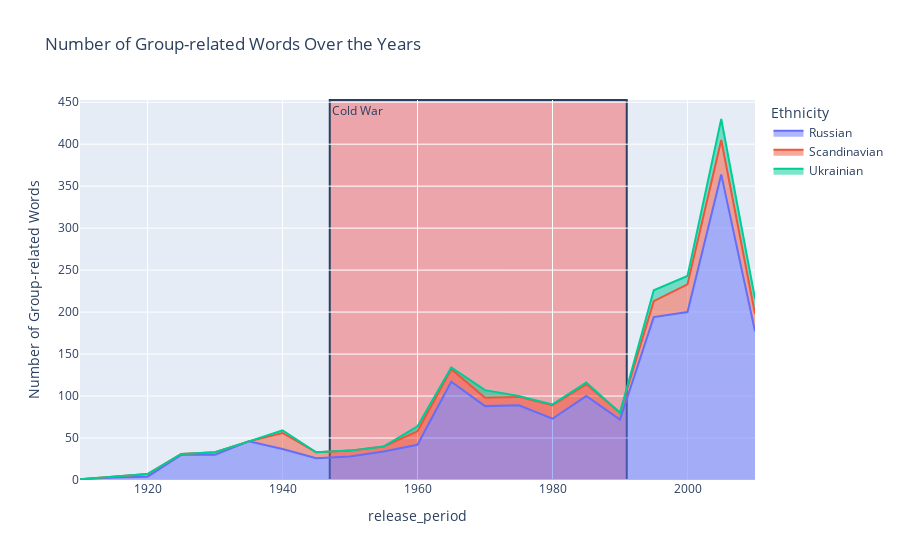

This figure's notebook cell:
### Markdown cell above
Looking at some major actors of WWII, the prevalence of german representation can be seen a feen years after its begining as well but fades out rapidly, the same can be observed at a lower extent for the japanese representation. It also seems that big events trigger an increase in representation even after the main spike is going down. German and Japanese representation was mostly inexitent before WWII compared to France for example, but became relatively well represented afterwards, up until a global jump in representation due to film abundance.

### Code cell
ethnicities=['Russian','Scandinavian','Ukrainian']
plot_occurrences(df_sum, ethmerged, ethnicities, 5,[
    ('1947', '1991', 'Cold War')
])

### Figure 1 — Plotly figure (JSON) as saved in the notebook; plotly's stock layout.template omitted (floating-point values rounded to 4 significant figures)
{"data": [{"fillpattern": {"shape": ""}, "hovertemplate": "Ethnicity=Russian<br>release_period=%{x}<br>Number of Group-related Words=%{y}<extra></extra>", "legendgroup": "Russian", "line": {"color": "#636efa"}, "marker": {"symbol": "circle"}, "mode": "lines", "name": "Russian", "orientation": "v", "showlegend": true, "stackgroup": "1", "type": "scatter", "x": [1910, 1915, 1920, 1925, 1930, 1935, 1940, 1945, 1950, 1955, 1960, 1965, 1970, 1975, 1980, 1985, 1990, 1995, 2000, 2005, 2010], "xaxis": "x", "y": [1, 3, 4, 30, 30, 46, 37, 26, 28, 34, 42, 117, 88, 89, 73, 100, 72, 194, 200, 364, 177], "yaxis": "y"}, {"fillpattern": {"shape": ""}, "hovertemplate": "Ethnicity=Scandinavian<br>release_period=%{x}<br>Number of Group-related Words=%{y}<extra></extra>", "legendgroup": "Scandinavian", "line": {"color": "#EF553B"}, "marker": {"symbol": "circle"}, "mode": "lines", "name": "Scandinavian", "orientation": "v", "showlegend": true, "stackgroup": "1", "type": "scatter", "x": [1910, 1915, 1920, 1925, 1930, 1935, 1940, 1945, 1950, 1955, 1960, 1965, 1970, 1975, 1980, 1985, 1990, 1995, 2000, 2005, 2010], "xaxis": "x", "y": [0, 1, 3, 1, 3, 0, 19, 7, 7, 6, 16, 15, 10, 10, 16, 14, 8, 19, 33, 41, 21], "yaxis": "y"}, {"fillpattern": {"shape": ""}, "hovertemplate": "Ethnicity=Ukrainian<br>release_period=%{x}<br>Number of Group-related Words=%{y}<extra></extra>", "legendgroup": "Ukrainian", "line": {"color": "#00cc96"}, "marker": {"symbol": "circle"}, "mode": "lines", "name": "Ukrainian", "orientation": "v", "showlegend": true, "stackgroup": "1", "type": "scatter", "x": [1910, 1915, 1920, 1925, 1930, 1935, 1940, 1945, 1950, 1955, 1960, 1965, 1970, 1975, 1980, 1985, 1990, 1995, 2000, 2005, 2010], "xaxis": "x", "y": [0, 0, 0, 0, 0, 0, 3, 0, 0, 0, 6, 2, 9, 1, 1, 2, 0, 13, 10, 25, 18], "yaxis": "y"}], "layout": {"annotations": [{"showarrow": false, "text": "Cold War", "x": "1947", "xanchor": "left", "xref": "x", "y": 1, "yanchor": "top", "yref": "y domain"}], "legend": {"title": {"text": "Ethnicity"}, "tracegroupgap": 0}, "shapes": [{"fillcolor": "rgba(255, 0, 0, 0.3)", "layer": "below", "type": "rect", "x0": "1947", "x1": "1991", "xref": "x", "y0": 0, "y1": 1, "yref": "y domain"}], "title": {"text": "Number of Group-related Words Over the Years "}, "xaxis": {"anchor": "y", "domain": [0, 1], "title": {"text": "release_period"}}, "yaxis": {"anchor": "x", "domain": [0, 1], "title": {"text": "Number of Group-related Words"}}}}
